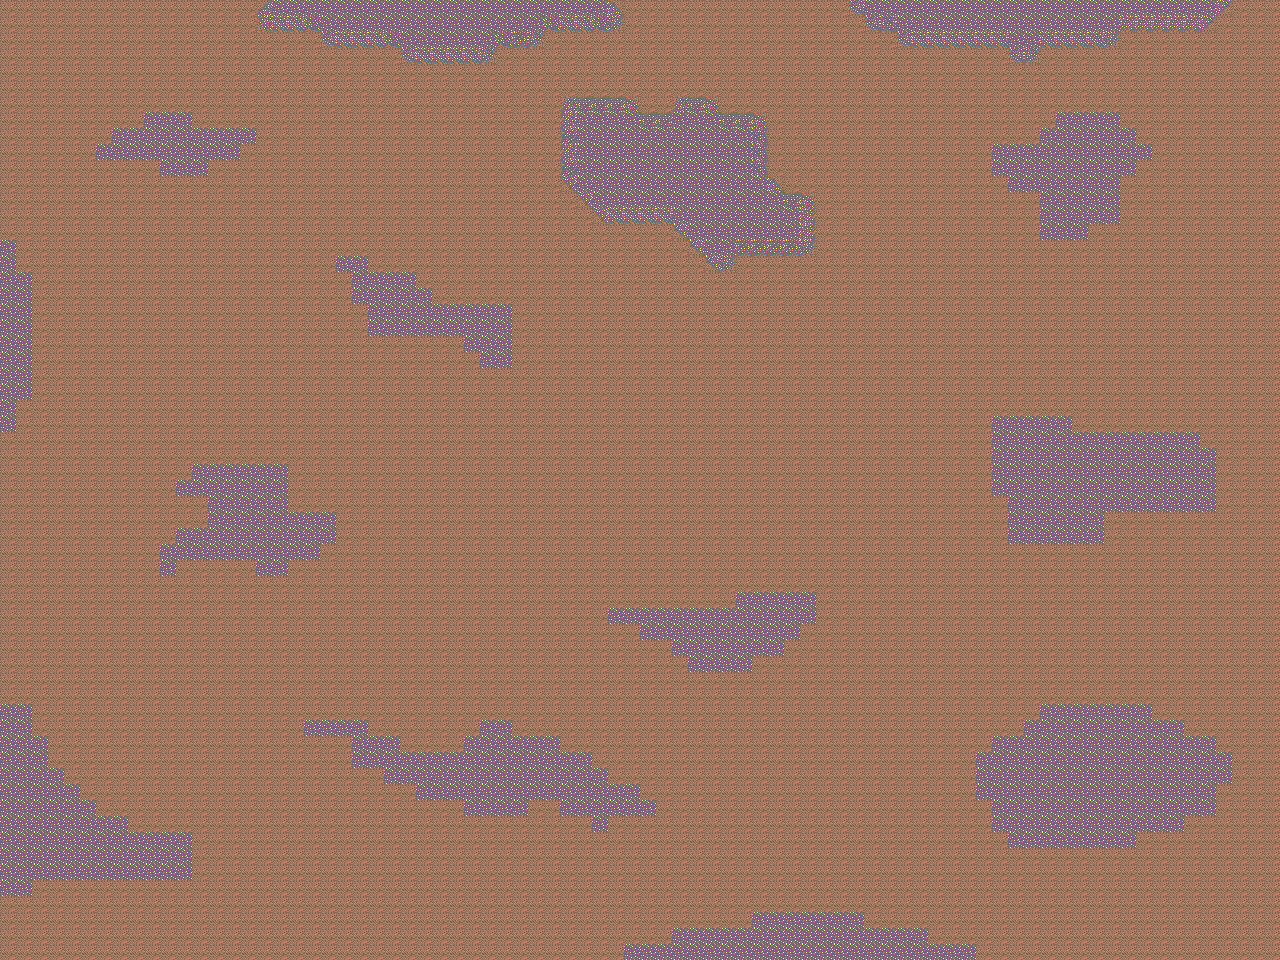

Below is a game level as drawn by its tile map, then a one-line description and the .tmx that defines it (tile-layer data replaced by summaries):
An orthogonal 80x60 tile map with 16x16 px tiles, 2 tile layers (floor, terrain).

<map version="1.10" tiledversion="1.10.1" orientation="orthogonal" renderorder="right-down" width="80" height="60" tilewidth="16" tileheight="16" infinite="0" nextlayerid="5" nextobjectid="1">
 <editorsettings>
  <export target="junkyard.json" format="json" />
 </editorsettings>
 <tileset firstgid="1" name="tilesheet" tilewidth="16" tileheight="16" tilecount="9" columns="3">
  <image source="tilesheet.png" trans="ffffff" width="48" height="48" />
  <tile id="0">
   <properties>
    <property name="collides" type="bool" value="true" />
   </properties>
  </tile>
  <tile id="1">
   <properties>
    <property name="collides" type="bool" value="true" />
   </properties>
  </tile>
  <tile id="2">
   <properties>
    <property name="collides" type="bool" value="true" />
   </properties>
  </tile>
  <tile id="3">
   <properties>
    <property name="collides" type="bool" value="true" />
   </properties>
  </tile>
  <tile id="4">
   <properties>
    <property name="collides" type="bool" value="true" />
   </properties>
  </tile>
  <tile id="6">
   <properties>
    <property name="collides" type="bool" value="false" />
   </properties>
  </tile>
  <tile id="7">
   <properties>
    <property name="collides" type="bool" value="true" />
   </properties>
  </tile>
 </tileset>
 <layer id="1" name="floor" width="80" height="60">
  <properties>
   <property name="collides" type="bool" value="false" />
  </properties>
  <data>[4800 cells, 4800 non-empty, 1 distinct tile ids]</data>
 </layer>
 <layer id="4" name="terrain" width="80" height="60">
  <properties>
   <property name="collides" type="bool" value="true" />
  </properties>
  <data>[4800 cells, 847 non-empty, 6 distinct tile ids]</data>
 </layer>
</map>